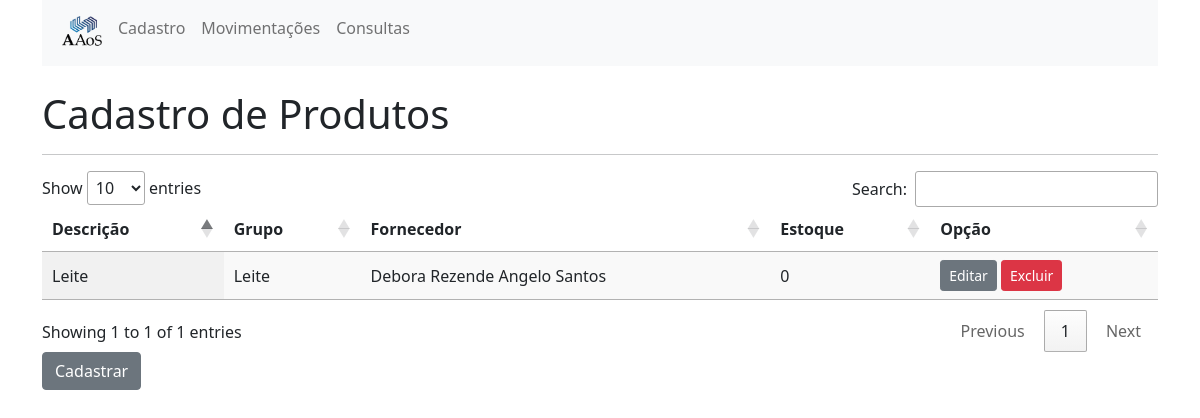
/produtos/, run on an earlier commit of the app's database.
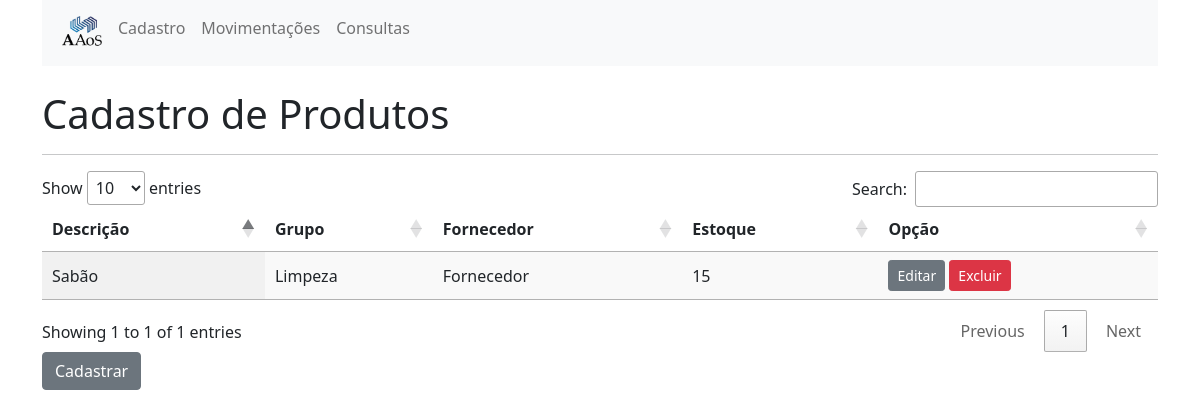
And on a later commit of the database.
### cadastros/models.py (models this page shows, shortened)
class Produto(models.Model):
    descricao = models.CharField(
        verbose_name="Descrição do Produto",
        max_length=250,
    )
    grupo = models.ForeignKey(
        Grupo,
        on_delete=models.CASCADE,
    )
    fornecedor = models.ForeignKey(
        Fornecedor,
        on_delete=models.CASCADE,
    )
    estoque = models.IntegerField(
        verbose_name="Quantidade de produto no estoque",
        default=0,
    )
    class Meta:
        db_table = "cad_produto"
        verbose_name = "Produto"
        verbose_name_plural = "Produtos"

class Grupo(models.Model):
    descricao = models.CharField(
        verbose_name="Nome do Grupo",
        max_length=50,
    )
    class Meta:
        db_table = "cad_grupo"
        verbose_name = "Grupo"
        verbose_name_plural = "Grupos"
    def __str__(self):
        return self.descricao

class Fornecedor(models.Model):
    descricao = models.CharField(
        verbose_name="Nome do fornecedor",
        max_length=250,
    )
    class Meta:
        db_table = "cad_fornecedor"
        verbose_name = "Fornecedor"
        verbose_name_plural = "Fornecedores"
    def __str__(self):
        return self.descricao

### cadastros/views.py (the view)
# urls.py: path('produtos/', views.list_produtos, name='list_produtos'),
def list_produtos(request):
    produtos = Produto.objects.all()
    return render(request, 'cadastros/produtos.html', {'produtos':produtos})

### cadastros/templates/cadastros/produtos.html (shortened to what this page needs)
{% extends 'cadastros/base.html' %}
{% block content %}
    <br>
    <h1>Cadastro de Produtos</h1>
    <hr>
    <table id="produtos_table" class="display">
        <thead>
            <tr>
                <th>Descrição</th>
                <th>Grupo</th>
                <th>Fornecedor</th>
                <th>Estoque</th>
                <th>Opção</th>
            </tr>
        </thead>
        <tbody>
            {% for produto in produtos %}
                <tr>
                    <td>
                        {{produto.descricao}}
                    </td>
                    <td>
                        {{produto.grupo}}
                    </td>
                    <td>
                        {{produto.fornecedor}}
                    </td>
                    <td>
                        {{produto.estoque}}
                    </td>
                    <td>
                       <a href="{% url 'edit_produto' pk=produto.pk %}" class="btn btn-secondary btn-sm">Editar</a>
                       <a href="{% url 'delete_produto' pk=produto.pk %}" class="btn btn-danger btn-sm">Excluir</a>
                    </td>
                </tr>
            {% endfor %}
        </tbody>
    </table>
    <a href="{% url 'new_produto' %}" class="btn btn-secondary">Cadastrar</a>
{% endblock %}

What changed in the data, as far as the page shows it:
removed Produto: descricao "Leite", grupo "Leite", fornecedor "Debora Rezende Angelo Santos", estoque "0"
added Produto: descricao "Sabão", grupo "Limpeza", fornecedor "Fornecedor", estoque "15"
